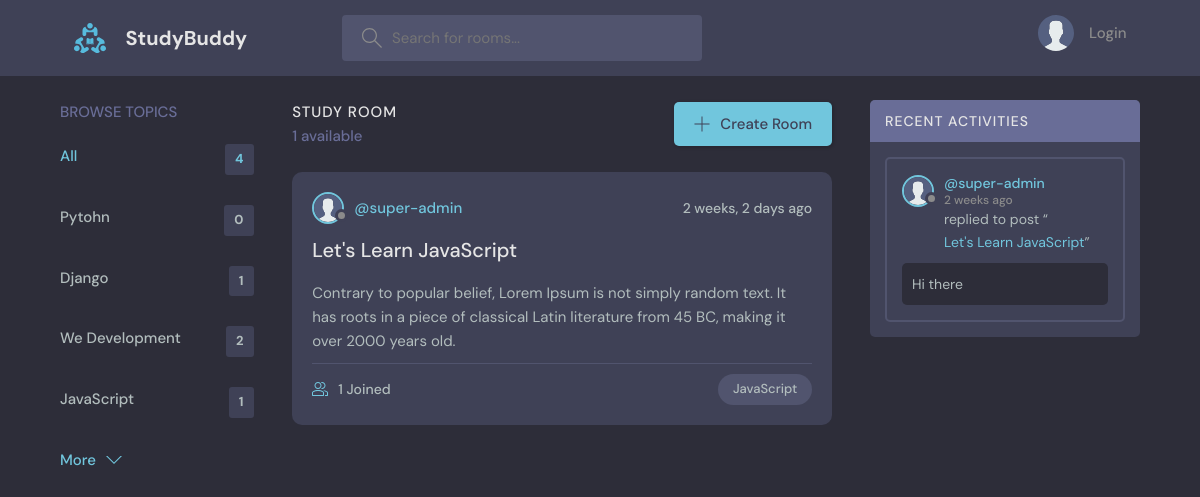
/?q=JavaScript, run on an earlier commit of the app's database.
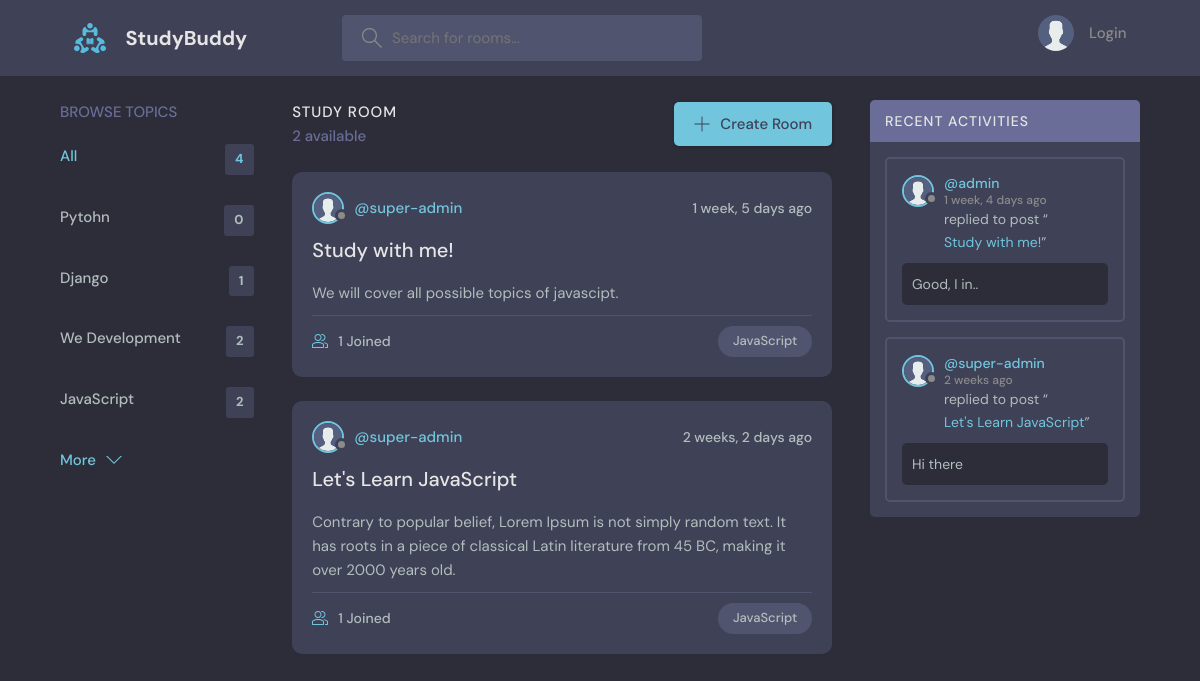
And on a later commit of the database.
### base/models.py (models this page shows, shortened)
class Topic(models.Model):
    name = models.CharField(max_length=200)

class Room(models.Model):
    host = models.ForeignKey(User, on_delete=models.SET_NULL, null=True)
    topic = models.ForeignKey(Topic, on_delete=models.SET_NULL, null=True)
    name = models.CharField(max_length=200)
    description = models.TextField(null=True, blank=True)
    participants = models.ManyToManyField(User, related_name='participants', blank=True) # many to many relationship
    updated = models.DateTimeField(auto_now=True)
    created = models.DateField(auto_now_add=True)
    class Meta:
        ordering = ['-updated', '-created'] # - means descending order
    def __str__(self):
        return self.name

class Message(models.Model):
    user = models.ForeignKey(User, on_delete=models.CASCADE)
    room = models.ForeignKey(Room, on_delete=models.CASCADE)
    body = models.TextField()
    updated = models.DateTimeField(auto_now=True)
    created = models.DateTimeField(auto_now_add=True)
    class Meta:
        ordering = ['-updated', '-created'] # - means descending order

### base/views.py (the view)
# urls.py: path('', views.home, name='home'),
def home(request):
    print('------------- cb+ s (print user data) -------------')
    print(request.user)
    for key, value in request.session.items():
        print('{} => {}'.format(key, value))
    print('------------- cb+ e (print user data) ------------- ')
    topics = Topic.objects.all()
    q = request.GET.get('q') if request.GET.get('q') != None else ''
    rooms = Room.objects.filter(
        Q(topic__name__icontains = q) |
        Q(name__icontains = q) |
        Q(description__icontains = q)
    )
    room_count = rooms.count()
    room_messages = Message.objects.filter(Q(room__topic__name__icontains = q)) # parent of parent data fetch [Message table >> Room table >> Topic table]
    print('-----------')
    print(rooms)
    print('-----------')
    context = {'rooms':rooms, 'topics':topics, 'room_count': room_count, 'room_messages':room_messages}
    return render(request, 'base/home.html', context)

### base/templates/base/home.html
{% extends 'main.html' %}
{% block content %}
    <main class="layout layout--3">
      <div class="container">
        {% include 'base/topics_component.html' %}
        {% include 'base/feed_component.html' %}
        {% include 'base/activity_component.html' %}
      </div>
    </main>
  {% endblock content %}

### base/templates/base/topics_component.html
<div class="topics">
    <div class="topics__header">
      <h2>Browse Topics</h2>
    </div>
    <ul class="topics__list">
      <li>
        <a href="{% url 'home' %}" class="active">All <span>{{topics.count}}</span></a>
      </li>
      {% for topic in topics %}
      <li>
        <a href="{% url 'home'%}?q={{topic.name}}">{{topic.name}} <span>{{topic.room_set.all.count}}</span></a>
      </li>
      {% endfor %}
    </ul>
    <a class="btn btn--link" href="topics.html">
      More
      <svg version="1.1" xmlns="http://www.w3.org/2000/svg" width="32" height="32" viewBox="0 0 32 32">
        <title>chevron-down</title>
        <path d="M16 21l-13-13h-3l16 16 16-16h-3l-13 13z"></path>
      </svg>
    </a>
  </div>

### base/templates/base/feed_component.html (shortened to what this page needs)
{% load static %}
<div class="roomList">
  <div class="roomList__header">
    <div>
      <h2>Study Room</h2>
      <p>{{room_count}} available</p>
    </div>
    <a class="btn btn--main" href="{% url 'create-room' %}">
      <svg version="1.1" xmlns="http://www.w3.org/2000/svg" width="32" height="32" viewBox="0 0 32 32">
        <title>add</title>
        <path
          d="M16.943 0.943h-1.885v14.115h-14.115v1.885h14.115v14.115h1.885v-14.115h14.115v-1.885h-14.115v-14.115z"
        ></path>
      </svg>
      Create Room
    </a>
  </div>
  {% for room in rooms %}
    <div class="roomListRoom">
      <div class="roomListRoom__header">
        <a href="{% url 'profile' room.host.id %}" class="roomListRoom__author">
          <div class="avatar avatar--small">
            <img src="{% static 'assets/avatar.svg' %}" />
          </div>
          <span>@{{room.host.username}}</span>
        </a>
        <div class="roomListRoom__actions">
          <span>{{room.created|timesince}} ago</span>
        </div>
      </div>
      <div class="roomListRoom__content">
        <a href="{% url 'room' room.id %}">{{ room.name }}</a>
        <p>
          {{room.description}}
        </p>
      </div>
      <div class="roomListRoom__meta">
        <a href="room.html" class="roomListRoom__joined">
          {{room.message_set.all.count}} Joined
        </a>
        <p class="roomListRoom__topic">{{room.topic.name}}</p>
      </div>
    </div>
  {% endfor %}
</div>

### base/templates/base/activity_component.html (shortened to what this page needs)
{% load static %}
  <div class="activities">
    <div class="activities__header">
      <h2>Recent Activities</h2>
    </div>
    {% for room_message in room_messages %}
      <div class="activities__box">
        <div class="activities__boxHeader roomListRoom__header">
          <a href="{% url 'profile' room_message.user.id %}" class="roomListRoom__author">
            <div class="avatar avatar--small">
              <img src="{% static 'assets/avatar.svg' %}" />
            </div>
            <p>
              @{{room_message.user.username}}
              <span>{{room_message.created|timesince}} ago</span>
            </p>
          </a>
        </div>
        <div class="activities__boxContent">
          <p>replied to post “<a href="{% url 'room' room_message.room.id %}">{{room_message.room.name}}</a>”</p>
          <div class="activities__boxRoomContent">
            {{room_message.body}}
          </div>
        </div>
      </div>
    {% endfor %}
  </div>

What changed in the data, as far as the page shows it:
computed for Topic "JavaScript": room_set.all.count "1" → "2"
added Room: host.username "super-admin", created "1 week, 5 days", name "Study with me!", description "We will cover all possible topics of javascipt.", message_set.all.count "1", topic.name "JavaScript"
added Message: user.username "admin", created "1 week, 4 days", room.name "Study with me!", body "Good, I in.."
Also different on the page:
{{ room_count }}: "1" → "2"
